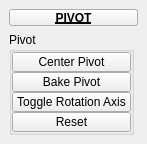
<?xml version="1.0" encoding="UTF-8"?>
<ui version="4.0">
 <class>QtUi</class>
 <widget class="QMainWindow" name="QtUi">
  <property name="enabled">
   <bool>true</bool>
  </property>
  <property name="geometry">
   <rect>
    <x>0</x>
    <y>0</y>
    <width>147</width>
    <height>141</height>
   </rect>
  </property>
  <property name="minimumSize">
   <size>
    <width>0</width>
    <height>0</height>
   </size>
  </property>
  <property name="maximumSize">
   <size>
    <width>999</width>
    <height>999</height>
   </size>
  </property>
  <property name="windowTitle">
   <string>Toolkit</string>
  </property>
  <property name="tabShape">
   <enum>QTabWidget::Triangular</enum>
  </property>
  <property name="dockNestingEnabled">
   <bool>true</bool>
  </property>
  <property name="dockOptions">
   <set>QMainWindow::AllowNestedDocks|QMainWindow::AllowTabbedDocks|QMainWindow::AnimatedDocks|QMainWindow::ForceTabbedDocks</set>
  </property>
  <widget class="QWidget" name="mainWindow">
   <layout class="QVBoxLayout" name="verticalLayout_3">
    <item>
     <widget class="PushButtonDraggable" name="draggable_header">
      <property name="minimumSize">
       <size>
        <width>19</width>
        <height>17</height>
       </size>
      </property>
      <property name="maximumSize">
       <size>
        <width>999</width>
        <height>17</height>
       </size>
      </property>
      <property name="font">
       <font>
        <weight>75</weight>
        <bold>true</bold>
        <underline>true</underline>
       </font>
      </property>
      <property name="text">
       <string>PIVOT</string>
      </property>
      <property name="checkable">
       <bool>true</bool>
      </property>
     </widget>
    </item>
    <item>
     <layout class="QVBoxLayout" name="verticalLayout">
      <property name="spacing">
       <number>0</number>
      </property>
      <item>
       <widget class="QGroupBox" name="Pivot">
        <property name="enabled">
         <bool>true</bool>
        </property>
        <property name="minimumSize">
         <size>
          <width>125</width>
          <height>0</height>
         </size>
        </property>
        <property name="maximumSize">
         <size>
          <width>125</width>
          <height>999</height>
         </size>
        </property>
        <property name="title">
         <string>Pivot</string>
        </property>
        <layout class="QVBoxLayout" name="verticalLayout_2">
         <property name="spacing">
          <number>0</number>
         </property>
         <property name="leftMargin">
          <number>0</number>
         </property>
         <property name="topMargin">
          <number>0</number>
         </property>
         <property name="rightMargin">
          <number>0</number>
         </property>
         <property name="bottomMargin">
          <number>0</number>
         </property>
         <item>
          <widget class="PushButton" name="tb001">
           <property name="enabled">
            <bool>true</bool>
           </property>
           <property name="minimumSize">
            <size>
             <width>0</width>
             <height>20</height>
            </size>
           </property>
           <property name="maximumSize">
            <size>
             <width>999</width>
             <height>20</height>
            </size>
           </property>
           <property name="toolTip">
            <string>Center the the selected object's pivot.</string>
           </property>
           <property name="text">
            <string>Center Pivot</string>
           </property>
           <property name="iconSize">
            <size>
             <width>18</width>
             <height>18</height>
            </size>
           </property>
          </widget>
         </item>
         <item>
          <widget class="QPushButton" name="b004">
           <property name="enabled">
            <bool>true</bool>
           </property>
           <property name="minimumSize">
            <size>
             <width>0</width>
             <height>20</height>
            </size>
           </property>
           <property name="maximumSize">
            <size>
             <width>999</width>
             <height>20</height>
            </size>
           </property>
           <property name="toolTip">
            <string>Set selected object(s) transform to the current tool's custom axis orintaion.</string>
           </property>
           <property name="text">
            <string>Bake Pivot</string>
           </property>
           <property name="iconSize">
            <size>
             <width>18</width>
             <height>18</height>
            </size>
           </property>
          </widget>
         </item>
         <item>
          <widget class="PushButton" name="b002">
           <property name="enabled">
            <bool>true</bool>
           </property>
           <property name="minimumSize">
            <size>
             <width>0</width>
             <height>20</height>
            </size>
           </property>
           <property name="maximumSize">
            <size>
             <width>999</width>
             <height>20</height>
            </size>
           </property>
           <property name="toolTip">
            <string>Toggle the rotation axis pivot 90 degrees.</string>
           </property>
           <property name="text">
            <string>Toggle Rotation Axis</string>
           </property>
           <property name="iconSize">
            <size>
             <width>18</width>
             <height>18</height>
            </size>
           </property>
          </widget>
         </item>
         <item>
          <widget class="PushButton" name="tb000">
           <property name="enabled">
            <bool>true</bool>
           </property>
           <property name="minimumSize">
            <size>
             <width>0</width>
             <height>20</height>
            </size>
           </property>
           <property name="maximumSize">
            <size>
             <width>999</width>
             <height>20</height>
            </size>
           </property>
           <property name="toolTip">
            <string>Reset pivot transforms</string>
           </property>
           <property name="text">
            <string>Reset</string>
           </property>
           <property name="iconSize">
            <size>
             <width>18</width>
             <height>18</height>
            </size>
           </property>
          </widget>
         </item>
        </layout>
       </widget>
      </item>
      <item>
       <spacer name="verticalSpacer">
        <property name="orientation">
         <enum>Qt::Vertical</enum>
        </property>
        <property name="sizeHint" stdset="0">
         <size>
          <width>20</width>
          <height>40</height>
         </size>
        </property>
       </spacer>
      </item>
     </layout>
    </item>
   </layout>
  </widget>
 </widget>
 <customwidgets>
  <customwidget>
   <class>PushButton</class>
   <extends>QPushButton</extends>
   <header>widgets.pushbutton.h</header>
  </customwidget>
  <customwidget>
   <class>PushButtonDraggable</class>
   <extends>QPushButton</extends>
   <header>widgets.pushbuttondraggable.h</header>
  </customwidget>
 </customwidgets>
 <resources/>
 <connections/>
 <designerdata>
  <property name="gridDeltaX">
   <number>5</number>
  </property>
  <property name="gridDeltaY">
   <number>5</number>
  </property>
  <property name="gridSnapX">
   <bool>true</bool>
  </property>
  <property name="gridSnapY">
   <bool>true</bool>
  </property>
  <property name="gridVisible">
   <bool>true</bool>
  </property>
 </designerdata>
</ui>
